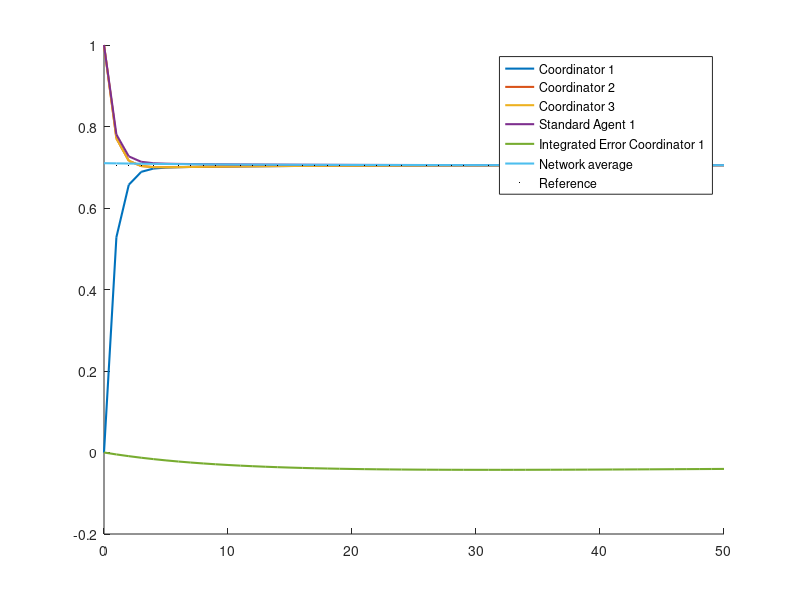

This chart was generated by the following MATLAB code:
% Defining the Adjacency matrix dimensions (n nodes)
n = 100;
% Defining the number of nodes to be sampled
p = 3;
%Fix simulation length
t_end = 50; 

%Seed for initial conditions in which we have a clear majority for op. 1
x_0 = [0;1;1;1;1;1;1;1;0;1;1;1;1;0;0;1;1;1;0;1;1;1;0;1;1;1;0;1;1;1;0;1;1;1;0;0;0;0;1;1;0;0;1;0;1;0;1;1;1;1;1;1;1;1;1;1;1;0;1;1;1;0;1;0;1;0;0;1;1;1;0;1;1;1;0;1;1;0;1;1;1;0;1;1;0;1;1;1;1;1;0;1;0;1;1;0;1;1;1;1];

% Reference and Coordinating Nodes initialization
% number of coordinators
n_selfish = 5;

% Refererence chosen to be the mean of the standard agents
ref=mean(x_0(n_selfish+1:end))*ones(n_selfish , 1);

% Reference sequence (for plots)
ref_seq = mean(x_0(n_selfish+1:end)) * ones(t_end+1 , 1);

% Computing the average Mask
average_mask = p/(n-1)*(ones(n)-eye(n))+eye(n);

% State-Space Representation 
average_A = (1/(p+1))*average_mask;
B = [eye(n_selfish) ; zeros(n - n_selfish , n_selfish)];
C = (1/n)*[ones(n_selfish , n)];
Kp = 2*eye(n_selfish);
Ki = 0.01*eye(n_selfish);

% Definition of variables for storage of the augmented state evolution and the Measurements
% evolution
x_0_aug=[x_0; zeros(n_selfish,1)];
%x_k_PI = zeros(n + n_selfish , t_end+1);
x_k_average_PI = zeros(n + n_selfish , t_end+1);
y_k_average_PI = zeros(n_selfish , t_end+1);
%x_k_PI(: , 1) = x_0_aug;
x_k_average_PI(: , 1) = x_0_aug;
y_k_average_PI(: , 1) = C*x_0;

% Open-Loop System
average_A_PI = [average_A-B*Kp*C , B*Ki ; -C , eye(n_selfish)];
perturbation = [zeros(n_selfish , n) , Ki ; zeros(n , n+n_selfish)];
average_A_PI_np = average_A_PI-perturbation;

% Building the sequernce of state matrices for PI-Controlled Closed Loop 
for k  = 1:t_end
    % A_PI_sequence(: , : , k) = [A_sequence(: , : , k)-B*Kp*C , B*Ki ; -C , eye(n_selfish)];
    % x_k_PI(: , k+1) = A_PI_sequence(: , : , k) * x_k_PI(: , k) + [B*Kp ; eye(n_selfish)]*ref;
    x_k_average_PI(: , k+1) = average_A_PI * x_k_average_PI(: , k) + [B*Kp ; eye(n_selfish)]*ref;
    y_k_average_PI(: , k+1) = C * x_k_average_PI(1:n , k+1);
end


figure(101) ;  hold on;
plot(0:1:t_end , x_k_average_PI(1:3 ,:) ,  'LineWidth' , 1.5); hold on;
plot(0:1:t_end, x_k_average_PI(n_selfish+1 ,:),  'LineWidth' , 1.5);
plot(0:1:t_end, x_k_average_PI(n+1 ,:),  'LineWidth' , 1.5);
plot(0:1:t_end , y_k_average_PI(1 ,:) , 'LineWidth' , 1.5);
plot(0:1:t_end, ref_seq, 'k .' , 'MarkerSize' , 0.7);
legend( 'Coordinator 1' ,'Coordinator 2' ,'Coordinator 3' , 'Standard Agent 1' , 'Integrated Error Coordinator 1' , 'Network average' , 'Reference');
% title('Global, NO saturation, Mean reference, P');
hold off;